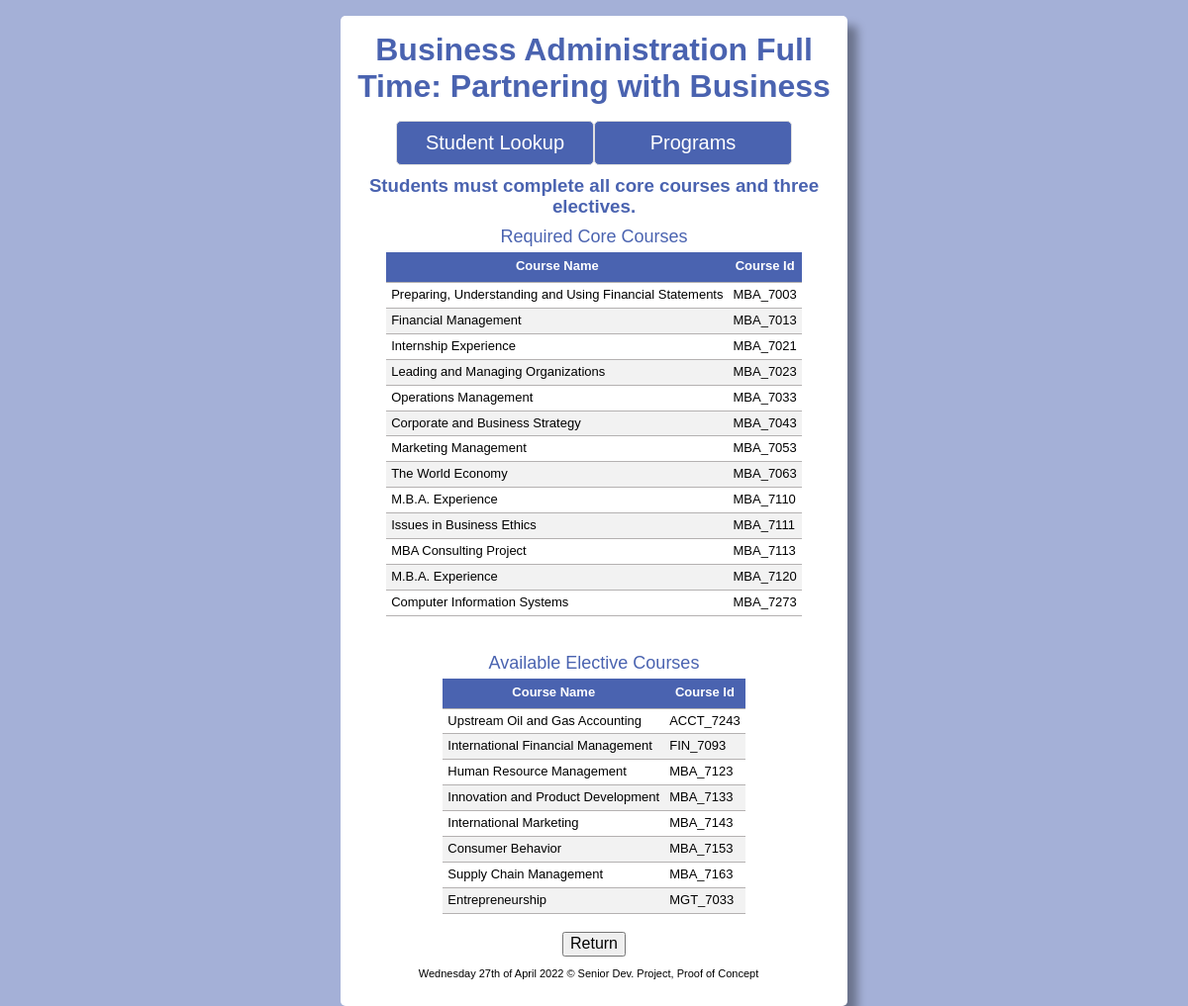
Screenshot of /SDP/scripts/program/mba_full_time.php with the database file from the repository.
### tables this page shows
CREATE TABLE IF NOT EXISTS courses(
course_id VARCHAR(20) NOT NULL,
course_name VARCHAR(100),
PRIMARY KEY(course_id)
);

### SDP/scripts/program/mba_full_time.php (the view, shortened to what this page needs)
<?php
require_once('../echoHTML.php');
require_once('../database.php');
echo '
<!DOCTYPE html>
<html lang="en">
  <head>
    <meta charset="UTF-8" />
    <meta http-equiv="X-UA-Compatible" content="IE=edge" />
    <meta name="viewport" content="width=device-width, initial-scale=1.0" />
    <link rel="stylesheet" href="../../styles/normalize.css" />
    <link rel="stylesheet" href="../../styles/grad_check.css" />
    <title>MBA: Full Time</title>
  </head> ';
echo '<br><h3>Students must complete all core courses and three electives.</h3>';
try {
    $sql = "
    SELECT C.course_name, C.course_id
      FROM requirements AS R, courses AS C
      WHERE R.course_id = C.course_id
      AND R.program_id = 2066
      AND R.course_type = 'C'
      ORDER BY C.course_id;
    ";
    $stmt = $db->query($sql);
    echo '
        <table class="data">
        <caption>Required Core Courses</caption>
        <thead>
         <tr>
           <th>Course Name</th>
           <th>Course Id</th>
         </tr>
        </thead>
        <tbody>';
            while ($row = $stmt->fetch(PDO::FETCH_ASSOC)) {
                echo '
                <tr>
                    <td>' . $row['course_name'] . '</td>
                    <td>' . $row['course_id'] . '</td>
                </tr>';
            }
    echo '</tbody>
     </table><br>';
} catch (PDOException $e) {
    echo $e->getMessage();
}
try {
  $sql = "
  SELECT C.course_name, C.course_id
    FROM requirements AS R, courses AS C
    WHERE R.course_id = C.course_id
    AND R.program_id = 2066
    AND R.course_type = 'E'
    ORDER BY C.course_id;
  ";
  $stmt = $db->query($sql);
  echo '
  <br>
      <table class="data">
      <caption>Available Elective Courses</caption>
      <thead>
       <tr>
         <th>Course Name</th>
         <th>Course Id</th>
       </tr>
      </thead>
      <tbody>';
          while ($row = $stmt->fetch(PDO::FETCH_ASSOC)) {
              echo '
              <tr>
                  <td>' . $row['course_name'] . '</td>
                  <td>' . $row['course_id'] . '</td>
              </tr>';
          }
  echo '</tbody>
   </table><br>';
} catch (PDOException $e) {
  echo $e->getMessage();
}
echo '
<div id="backButton">
<a href="../programs.php"><button class="button1">Return</button></a></div>
';

### SDP/styles/grad_check.css (style rules this page uses)
html { background: rgba(74, 99, 176,.5); background-repeat: no-repeat; background-position: center; background-size: cover; height: 100%; }
body { font-family:'Trebuchet MS', 'Lucida Sans Unicode', 'Lucida Grande', 'Lucida Sans', Arial, sans-serif; margin: 1em; padding: 0; }
h1, h3 { text-align: center; color: rgb(74, 99, 176); margin: 0 0 0.5em; }
table, th, td { border-bottom: 1px solid #b4b1b1; border-collapse: collapse; text-align: left; padding: 5px; }
th { text-align: center; height: 20px; background-color: rgb(74, 99, 176); color: white; }
tr:nth-child(even) { background-color: #f2f2f2; }
caption { font-size: large; padding-bottom: 5px; text-decoration: wavy; color: rgb(74, 99, 176); }
.data, label { margin: auto; font-size: small; width: 40%; }
.data, span { width: auto; }
#backButton { text-align: center; }
#backButton a { text-decoration: none; }

### rows the page displays
courses: course_name "Preparing, Understanding and Using Financial Statements", course_id "MBA_7003"
courses: course_name "Financial Management", course_id "MBA_7013"
courses: course_name "Internship Experience", course_id "MBA_7021"
courses: course_name "Leading and Managing Organizations", course_id "MBA_7023"
courses: course_name "Operations Management", course_id "MBA_7033"
courses: course_name "Corporate and Business Strategy", course_id "MBA_7043"
courses: course_name "Marketing Management", course_id "MBA_7053"
courses: course_name "The World Economy", course_id "MBA_7063"
courses: course_name "M.B.A. Experience", course_id "MBA_7110"
courses: course_name "Issues in Business Ethics", course_id "MBA_7111"
courses: course_name "MBA Consulting Project", course_id "MBA_7113"
courses: course_name "M.B.A. Experience", course_id "MBA_7120"
courses: course_name "Computer Information Systems", course_id "MBA_7273"
courses: course_name "Upstream Oil and Gas Accounting", course_id "ACCT_7243"
courses: course_name "International Financial Management", course_id "FIN_7093"
courses: course_name "Human Resource Management", course_id "MBA_7123"
courses: course_name "Innovation and Product Development", course_id "MBA_7133"
courses: course_name "International Marketing", course_id "MBA_7143"
courses: course_name "Consumer Behavior", course_id "MBA_7153"
courses: course_name "Supply Chain Management", course_id "MBA_7163"
courses: course_name "Entrepreneurship", course_id "MGT_7033"

### other values shown
$h1 "Business Administration Full Time: Partnering with Business"
